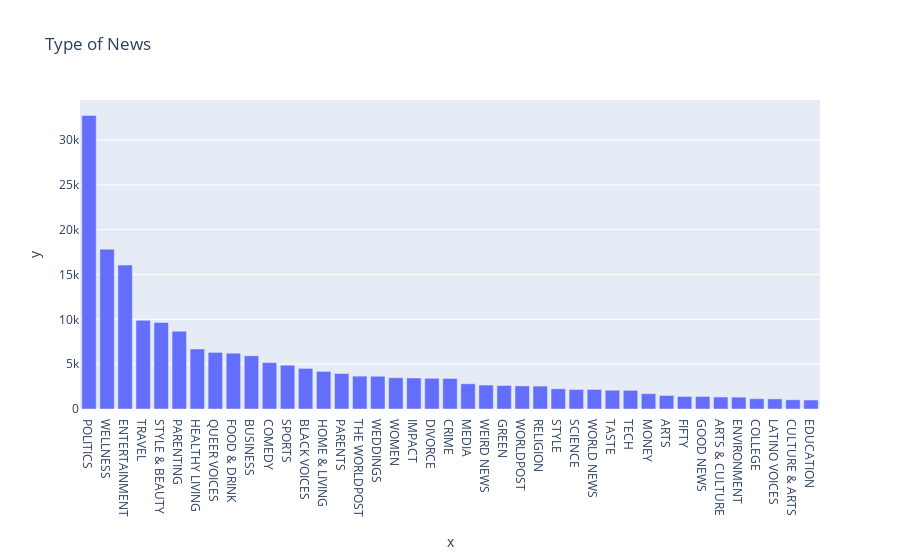

Notebook cell for this chart:
### Markdown cell above
## **DATA VISUALIZATION**

### Code cell
from sklearn.metrics.pairwise import cosine_similarity
import plotly.express as px
import plotly.graph_objects as go

categories = data["category"].value_counts()
label = categories.index
counts = categories.values
figure = px.bar(data, x=label,
                y = counts, title="Type of News")
figure.show()

### Figure 1 — Plotly figure (JSON) as saved in the notebook; plotly's stock layout.template omitted (floating-point values rounded to 4 significant figures)
{"data": [{"alignmentgroup": "True", "hovertemplate": "x=%{x}<br>y=%{y}<extra></extra>", "legendgroup": "", "marker": {"color": "#636efa", "pattern": {"shape": ""}}, "name": "", "offsetgroup": "", "orientation": "v", "showlegend": false, "textposition": "auto", "type": "bar", "x": [" POLITICS  ", " WELLNESS  ", " ENTERTAINMENT  ", " TRAVEL  ", " STYLE & BEAUTY  ", " PARENTING  ", " HEALTHY LIVING  ", " QUEER VOICES  ", " FOOD & DRINK  ", " BUSINESS  ", " COMEDY  ", " SPORTS  ", " BLACK VOICES  ", " HOME & LIVING  ", " PARENTS  ", " THE WORLDPOST  ", " WEDDINGS  ", " WOMEN  ", " IMPACT  ", " DIVORCE  ", " CRIME  ", " MEDIA  ", " WEIRD NEWS  ", " GREEN  ", " WORLDPOST  ", " RELIGION  ", " STYLE  ", " SCIENCE  ", " WORLD NEWS  ", " TASTE  ", " TECH  ", " MONEY  ", " ARTS  ", " FIFTY  ", " GOOD NEWS  ", " ARTS & CULTURE  ", " ENVIRONMENT  ", " COLLEGE  ", " LATINO VOICES  ", " CULTURE & ARTS  ", " EDUCATION  "], "xaxis": "x", "y": [32739, 17827, 16058, 9887, 9649, 8677, 6694, 6314, 6226, 5937, 5175, 4884, 4528, 4195, 3955, 3664, 3651, 3490, 3459, 3426, 3405, 2815, 2670, 2622, 2579, 2556, 2254, 2178, 2177, 2096, 2082, 1707, 1509, 1401, 1398, 1339, 1323, 1144, 1129, 1030, 1004], "yaxis": "y"}], "layout": {"barmode": "relative", "legend": {"tracegroupgap": 0}, "title": {"text": "Type of News"}, "xaxis": {"anchor": "y", "domain": [0, 1], "title": {"text": "x"}}, "yaxis": {"anchor": "x", "domain": [0, 1], "title": {"text": "y"}}}}
